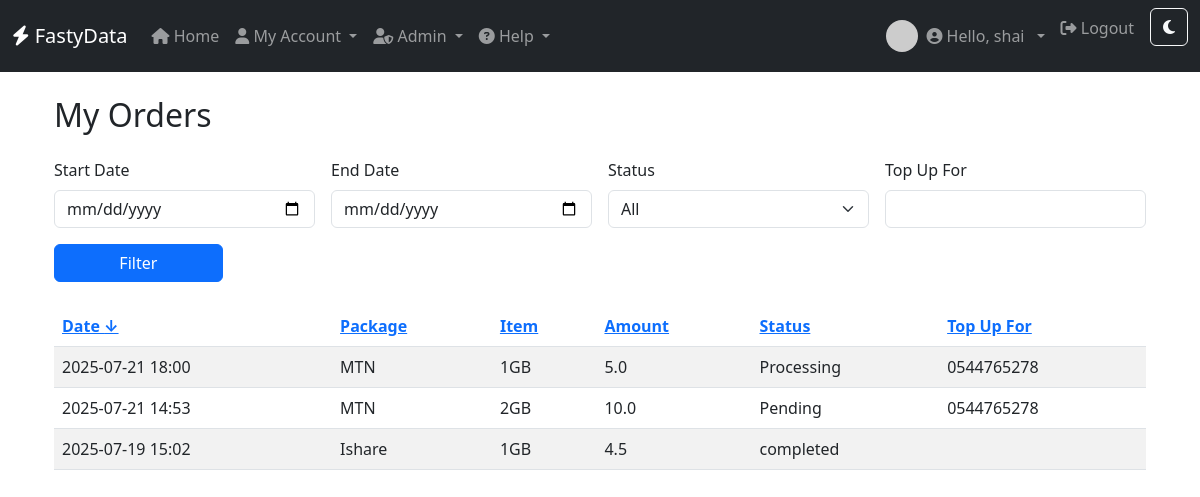
Page /orders (signed in) on the committed database.
### models/user.py (models this page shows, shortened)
class User(db.Model, UserMixin):
    id = db.Column(db.Integer, primary_key=True)
    first_name=db.Column(db.String(80),nullable=False)
    last_name=db.Column(db.String(80), nullable=False)
    username = db.Column(db.String(80), unique=True, nullable=False)
    password_hash = db.Column(db.String(128))
    user_type = db.Column(db.String(80), nullable=False)
    phone_number=db.Column(db.String(15))
    email = db.Column(db.String(120))

### models/account.py (models this page shows, shortened)
class Orders(db.Model):
    id = db.Column(db.Integer, primary_key=True)
    account_id = db.Column(db.Integer, db.ForeignKey('account.id'), nullable=False)
    package_id = db.Column(db.Integer, db.ForeignKey('package.id'), nullable=False)
    package_item_id = db.Column(db.Integer, db.ForeignKey('package_item.id'), nullable=True)
    amount = db.Column(db.Float, nullable=False)
    status = db.Column(db.String(20), default='pending')  # pending, completed, failed
    created_at = db.Column(db.DateTime, default=datetime.utcnow)
    topup_for = db.Column(db.String(100), nullable=True)  # New column for top-up recipient
    account = db.relationship('Account', backref=db.backref('orders', lazy=True))
    package = db.relationship('Package', backref=db.backref('orders', lazy=True))
    package_item = db.relationship('PackageItem', backref=db.backref('orders', lazy=True))

class Package(db.Model):
    id = db.Column(db.Integer, primary_key=True)
    name = db.Column(db.String(50), nullable=False, unique=True)  # MTN, iShare, Telicel
    description = db.Column(db.Text)
    image_filename = db.Column(db.String(255))  # New field for image file name
    is_active = db.Column(db.Boolean, default=True)
    created_at = db.Column(db.DateTime, default=datetime.utcnow)
    items = db.relationship('PackageItem', backref='package', lazy=True)

class PackageItem(db.Model):
    id = db.Column(db.Integer, primary_key=True)
    package_id = db.Column(db.Integer, db.ForeignKey('package.id'), nullable=False)
    description = db.Column(db.Text)
    price = db.Column(db.Float, nullable=False)
    is_active = db.Column(db.Boolean, default=True)
    created_at = db.Column(db.DateTime, default=datetime.utcnow)

### app.py (the view, shortened to what this page needs)
@app.route('/orders')
@login_required
def orders():
    account = Account.query.filter_by(user_id=current_user.id).first()
    if not account:
        flash('No account found for this user.', 'error')
        return redirect(url_for('home'))
    start_date = request.args.get('start_date')
    end_date = request.args.get('end_date')
    status = request.args.get('status', '')
    topup_for = request.args.get('topup_for', '')
    sort = request.args.get('sort', 'created_at')
    direction = request.args.get('direction', 'desc')
    page = request.args.get('page', 1, type=int)
    per_page = 10
    query = Orders.query.filter_by(account_id=account.id)
    if start_date:
        try:
            start = datetime.strptime(start_date, '%Y-%m-%d')
            query = query.filter(Orders.created_at >= start)
        except ValueError:
            pass
    if status:
        query = query.filter(Orders.status == status)
    if topup_for:
        norm_topup_for = re.sub(r'[^\d+]', '', topup_for)
        query = query.filter(Orders.topup_for == norm_topup_for)
    sort_column = getattr(Orders, sort, Orders.created_at)
    if direction == 'asc':
        query = query.order_by(sort_column.asc())
    else:
        query = query.order_by(sort_column.desc())
    pagination = query.paginate(page=page, per_page=per_page, error_out=False)
    orders = pagination.items
    return render_template('orders.html', orders=orders, pagination=pagination, start_date=start_date, end_date=end_date, status=status, topup_for=topup_for, sort=sort, direction=direction, per_page=per_page)

### app.py (called while the page is built)
@login_manager.user_loader
def load_user(user_id):
    return db.session.get(User, int(user_id))

### templates/orders.html (shortened to what this page needs)
{% extends "base.html" %}
{% block content %}
<div class="container">
    <h2 class="mb-4">My Orders</h2>
    <form method="get" class="row g-3 mb-4 align-items-end">
        <div class="col-md-3">
            <label for="start_date" class="form-label">Start Date</label>
            <input type="date" id="start_date" name="start_date" class="form-control" value="{{ start_date or '' }}">
        </div>
        <div class="col-md-3">
            <label for="end_date" class="form-label">End Date</label>
            <input type="date" id="end_date" name="end_date" class="form-control" value="{{ end_date or '' }}">
        </div>
        <div class="col-md-3">
            <label for="status" class="form-label">Status</label>
            <select id="status" name="status" class="form-select">
                <option value="">All</option>
            </select>
        </div>
        <div class="col-md-3">
            <label for="topup_for" class="form-label">Top Up For</label>
            <input type="text" id="topup_for" name="topup_for" class="form-control" value="{{ topup_for or '' }}">
        </div>
        <div class="col-md-2">
            <button type="submit" class="btn btn-primary w-100">Filter</button>
        </div>
    </form>
    {% if orders %}
    <table class="table table-striped table-hover">
        <thead>
            <tr>
                <th><a href="{{ url_for('orders', start_date=start_date, end_date=end_date, status=status, topup_for=topup_for, sort='created_at', direction='asc' if sort != 'created_at' or direction == 'desc' else 'desc', page=1) }}">Date{% if sort == 'created_at' %} <span>{% if direction == 'asc' %}&uarr;{% else %}&darr;{% endif %}</span>{% endif %}</a></th>
                <th><a href="{{ url_for('orders', start_date=start_date, end_date=end_date, status=status, topup_for=topup_for, sort='package_id', direction='asc' if sort != 'package_id' or direction == 'desc' else 'desc', page=1) }}">Package</a></th>
                <th><a href="{{ url_for('orders', start_date=start_date, end_date=end_date, status=status, topup_for=topup_for, sort='package_item_id', direction='asc' if sort != 'package_item_id' or direction == 'desc' else 'desc', page=1) }}">Item</a></th>
                <th><a href="{{ url_for('orders', start_date=start_date, end_date=end_date, status=status, topup_for=topup_for, sort='amount', direction='asc' if sort != 'amount' or direction == 'desc' else 'desc', page=1) }}">Amount</a></th>
                <th><a href="{{ url_for('orders', start_date=start_date, end_date=end_date, status=status, topup_for=topup_for, sort='status', direction='asc' if sort != 'status' or direction == 'desc' else 'desc', page=1) }}">Status</a></th>
                <th><a href="{{ url_for('orders', start_date=start_date, end_date=end_date, status=status, topup_for=topup_for, sort='topup_for', direction='asc' if sort != 'topup_for' or direction == 'desc' else 'desc', page=1) }}">Top Up For</a></th>
            </tr>
        </thead>
        <tbody>
            {% for order in orders %}
            <tr>
                <td>{{ order.created_at.strftime('%Y-%m-%d %H:%M') }}</td>
                <td>{{ order.package.name }}</td>
                <td>{{ order.package_item.description if order.package_item else '' }}</td>
                <td>{{ order.amount }}</td>
                <td>{{ order.status }}</td>
                <td>{{ order.topup_for or '' }}</td>
            </tr>
            {% endfor %}
        </tbody>
    </table>
    {% else %}
    <div class="alert alert-info">You have no orders yet.</div>
    {% endif %}
</div>
{% endblock %}

### templates/base.html (shortened to what this page needs)
<!DOCTYPE html>
<html lang="en">
<head>
    <link rel="stylesheet" href="https://cdn.jsdelivr.net/npm/bootstrap@5.3.0/dist/css/bootstrap.min.css">
    <link rel="stylesheet" href="https://cdnjs.cloudflare.com/ajax/libs/font-awesome/6.4.0/css/all.min.css">
</head>
<body>
<nav class="navbar navbar-expand-lg navbar-dark bg-dark mb-4">
    <div class="container-fluid">
        <a class="navbar-brand" href="{{ url_for('home') }}">
            <i class="fas fa-bolt"></i> FastyData
        </a>
        <div class="collapse navbar-collapse" id="navbarNav">
            <ul class="navbar-nav me-auto mb-2 mb-lg-0">
                <li class="nav-item">
                    <a class="nav-link {% if request.endpoint == 'home' %}active{% endif %}" href="{{ url_for('home') }}">
                        <i class="fas fa-home"></i> Home
                    </a>
                </li>
                {% if current_user.is_authenticated %}
                    <li class="nav-item dropdown">
                        <a class="nav-link dropdown-toggle {% if request.endpoint in ['account', 'transactions'] %}active{% endif %}" href="#" id="userDropdown" role="button" data-bs-toggle="dropdown" aria-expanded="false">
                            <i class="fas fa-user"></i> My Account
                        </a>
                    </li>
                    {% if current_user.user_type == 'admin' %}
                        <li class="nav-item dropdown">
                            <a class="nav-link dropdown-toggle " href="#" id="adminDropdown" role="button" data-bs-toggle="dropdown" aria-expanded="false">
                                <i class="fas fa-user-shield"></i> Admin
                            </a>
                        </li>
                    {% endif %}
                {% endif %}
                <li class="nav-item dropdown">
                    <a class="nav-link dropdown-toggle" href="#" id="helpDropdown" role="button" data-bs-toggle="dropdown" aria-expanded="false">
                        <i class="fas fa-question-circle"></i> Help
                    </a>
                </li>
            </ul>
            <ul class="navbar-nav mb-2 mb-lg-0">
                {% if current_user.is_authenticated %}
                    <li class="nav-item dropdown d-flex align-items-center">
                        <a href="#" class="nav-link dropdown-toggle d-flex align-items-center" id="avatarDropdown" role="button" data-bs-toggle="dropdown" aria-expanded="false">
                            <img src="https://ui-avatars.com/api/?name={{ current_user.first_name|default('U') }}+{{ current_user.last_name|default('S') }}&background=random&size=32"
                                 alt="avatar" class="rounded-circle me-2" width="32" height="32">
                            <span class="navbar-text me-2">
                                <i class="fas fa-user-circle"></i> Hello, {{ current_user.username }}
                            </span>
                        </a>
                    </li>
                    <li class="nav-item">
                        <a class="nav-link" href="{{ url_for('logout') }}">
                            <i class="fas fa-sign-out-alt"></i> Logout
                        </a>
                    </li>
                    <li class="nav-item">
                        <button id="themeToggle" class="btn btn-outline-light ms-2" type="button" title="Toggle dark/light mode">
                            <i class="fas fa-moon" id="themeIcon"></i>
                        </button>
                    </li>
                {% endif %}
            </ul>
        </div>
    </div>
</nav>
<div class="container">
    {% block content %}{% endblock %}
</div>
</body>
</html>

### rows in the picture
User: username "shai"
Orders: created_at "2025-07-21 18:00", package.name "MTN", package_item "1GB", amount "5.0", status "Processing", topup_for "0544765278"
Orders: created_at "2025-07-21 14:53", package.name "MTN", package_item "2GB", amount "10.0", status "Pending", topup_for "0544765278"
Orders: created_at "2025-07-19 15:02", package.name "Ishare", package_item "1GB", amount "4.5", status "completed"
